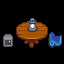

Tiled map render using the project's own tile images. Description and the whole map definition, tile-layer contents included, below:
An orthogonal 4x4 tile map with 16x16 px tiles, 5 tile layers (Back, Buildings, Paths, Front, ...).

<map version="1.8" tiledversion="1.8.4" orientation="orthogonal" renderorder="right-down" width="4" height="4" tilewidth="16" tileheight="16" infinite="0" nextlayerid="8" nextobjectid="2">
 <tileset firstgid="1" name="townInterior" tilewidth="16" tileheight="16" tilecount="2176" columns="32">
  <image source="townInterior.png" width="512" height="1088" />
 </tileset>
 <layer id="2" name="Back" width="4" height="4">
  <data encoding="csv">
0,0,0,0,
0,0,0,0,
0,0,0,0,
0,0,0,0
</data>
 </layer>
 <layer id="3" name="Buildings" width="4" height="4">
  <data encoding="csv">
0,0,0,0,
0,0,0,0,
709,888,889,218,
0,0,0,0
</data>
 </layer>
 <objectgroup id="7" name="Buildings" />
 <layer id="4" name="Paths" width="4" height="4">
  <data encoding="csv">
0,0,0,0,
0,0,0,0,
0,0,0,0,
0,0,0,0
</data>
 </layer>
 <layer id="5" name="Front" width="4" height="4">
  <data encoding="csv">
0,0,0,0,
0,1298,1299,0,
0,0,0,0,
0,0,0,0
</data>
 </layer>
 <layer id="6" name="AlwaysFront" width="4" height="4">
  <data encoding="csv">
0,0,0,0,
0,0,0,0,
0,0,0,0,
0,0,0,0
</data>
 </layer>
</map>
